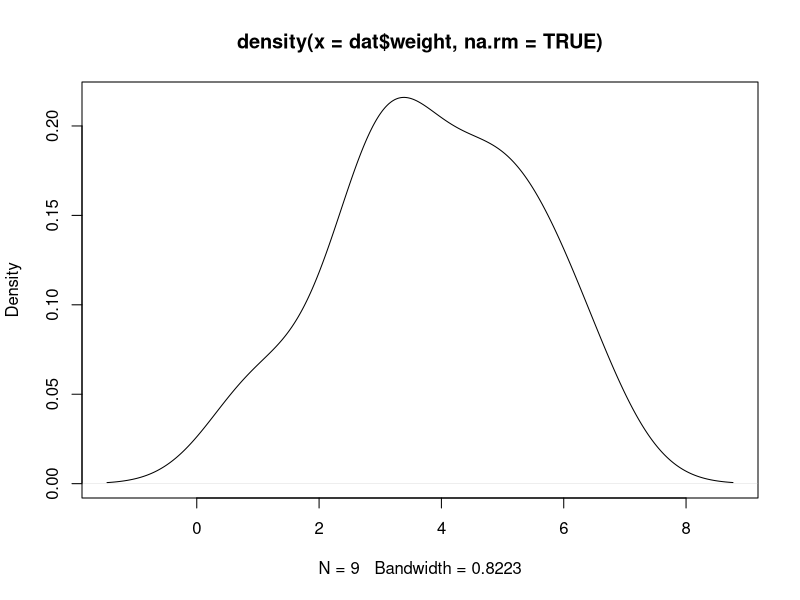
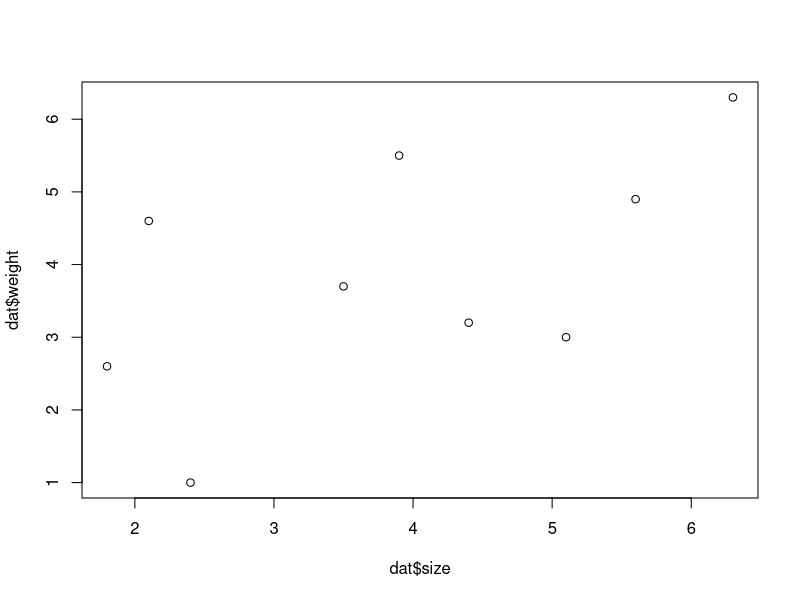
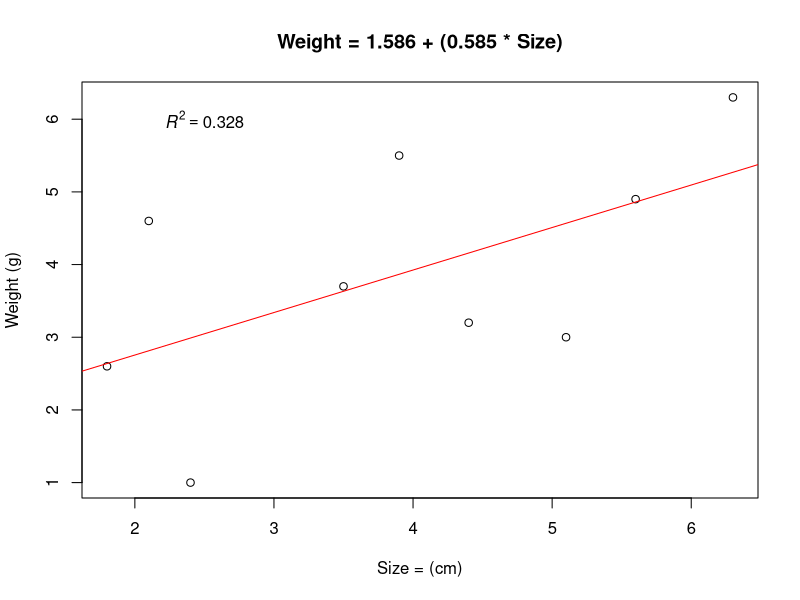

These charts were generated, in order, by the following R code:

size = c(1.8, 2.4, 3.5, 3.9, 4.4, 5.1, 5.6, 6.3, 2.1)
weight = c(2.6, 1.0, 3.7, 5.5, 3.2, 3.0, 4.9, 6.3, 4.6)

dat = data.frame(weight, size)

head(dat)

plot(density(dat$weight, na.rm = TRUE))

plot(y = dat$weight, x = dat$size)

mod = glm(weight ~ size, data = dat)

summary(mod)

coefs = coefficients(mod)
coefs = round(coefs, 3)

eq = paste0("Weight = ",
            coefs[1], 
            " + (",
            coefs[2], 
            " * Size)")
eq

r2 = with(summary(mod), 1 - deviance/null.deviance)
r2

r2 = bquote(italic(R)^2 == .(format(r2, digits = 3)))

r2

plot(y = dat$weight,
     x = dat$size, 
     xlab = "Size = (cm)",
     ylab = "Weight (g)",
     main = eq)
abline(mod, col = "red")     
text(x = 2.5, y = 6, labels = r2)     
     
     

